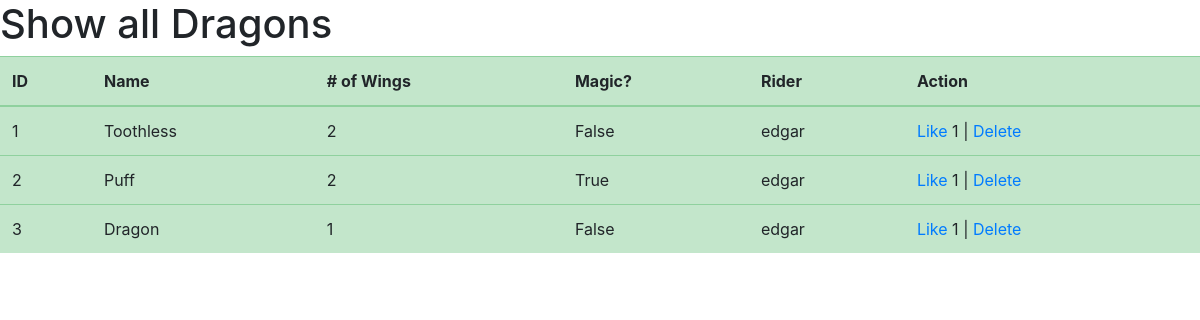
The app's page /dragons, older data.
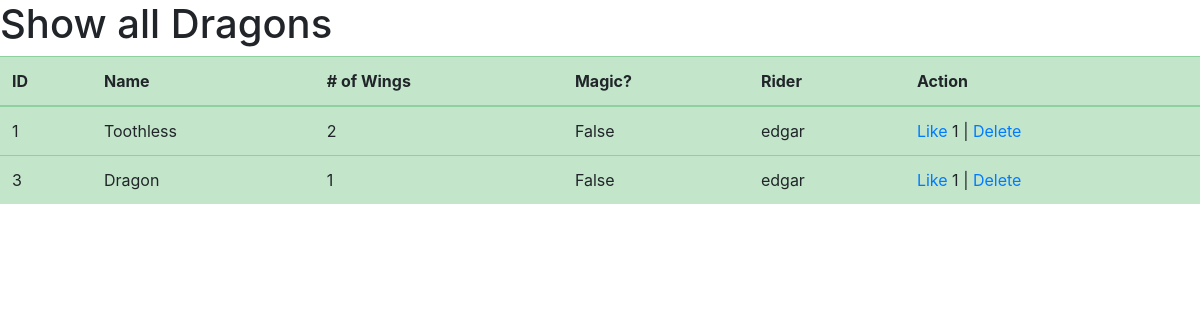
The same page, newer data.
### first_app/models.py (models this page shows)
class Dragon(models.Model):
    name = models.CharField(max_length = 17)
    num_of_wings = models.IntegerField()
    has_magic = models.BooleanField()
    created_at = models.DateTimeField(auto_now_add=True)
    updated_at = models.DateTimeField(auto_now=True)
    my_rider = models.ForeignKey(Rider, related_name="my_dragons", on_delete = models.CASCADE)
    riders_that_like_me = models.ManyToManyField(Rider, related_name="dragons_liked")
    objects = DragonManager()

class Rider(models.Model):
    name = models.CharField(max_length=17)
    guild = models.CharField(max_length=15)
    is_trained = models.BooleanField()
    created_at = models.DateTimeField(auto_now_add=True)
    updated_at = models.DateTimeField(auto_now=True)

### first_app/views.py (the view)
# urls.py: path('dragons', views.show_dragons), #localhost8000/dragons
def show_dragons(request):
    context = {
        "all_dragons": Dragon.objects.all()
    }
    return render(request,"show_dragons.html", context)

### first_app/templates/show_dragons.html (shortened to what this page needs)
{% load static %}
<!DOCTYPE html>
<html lang="en">
<head>
    <link rel="stylesheet" href="https://stackpath.bootstrapcdn.com/bootstrap/4.3.1/css/bootstrap.min.css">
</head>
<body>
    <h1>Show all Dragons</h1>
    <table class="table table-success table-hover">
        <thead>
            <th>ID</th>
            <th>Name</th>
            <th># of Wings</th>
            <th>Magic?</th>
            <th>Rider</th>
            <th>Action</th>
        </thead>
        <tbody>
            {% for dragon in all_dragons %}
            <tr>
                <td>{{dragon.id}}</td>
                <td>{{dragon.name}}</td>
                <td>{{dragon.num_of_wings}}</td>
                <td>{{dragon.has_magic}}</td>
                <td>{{dragon.my_rider.name}}</td>
                <td><a href="/dragons/{{dragon.id}}/like">Like</a> {{dragon.riders_that_like_me.count}} | <a href="dragons/{{dragon.id}}/destroy">Delete</a></td>
            </tr>
            {% endfor %}
        </tbody>
    </table>
</body>
</html>

Row changes from the older to the newer data that the page shows:
removed Dragon: id "2", name "Puff", num_of_wings "2", has_magic "True", my_rider.name "edgar", riders_that_like_me.count "1"
